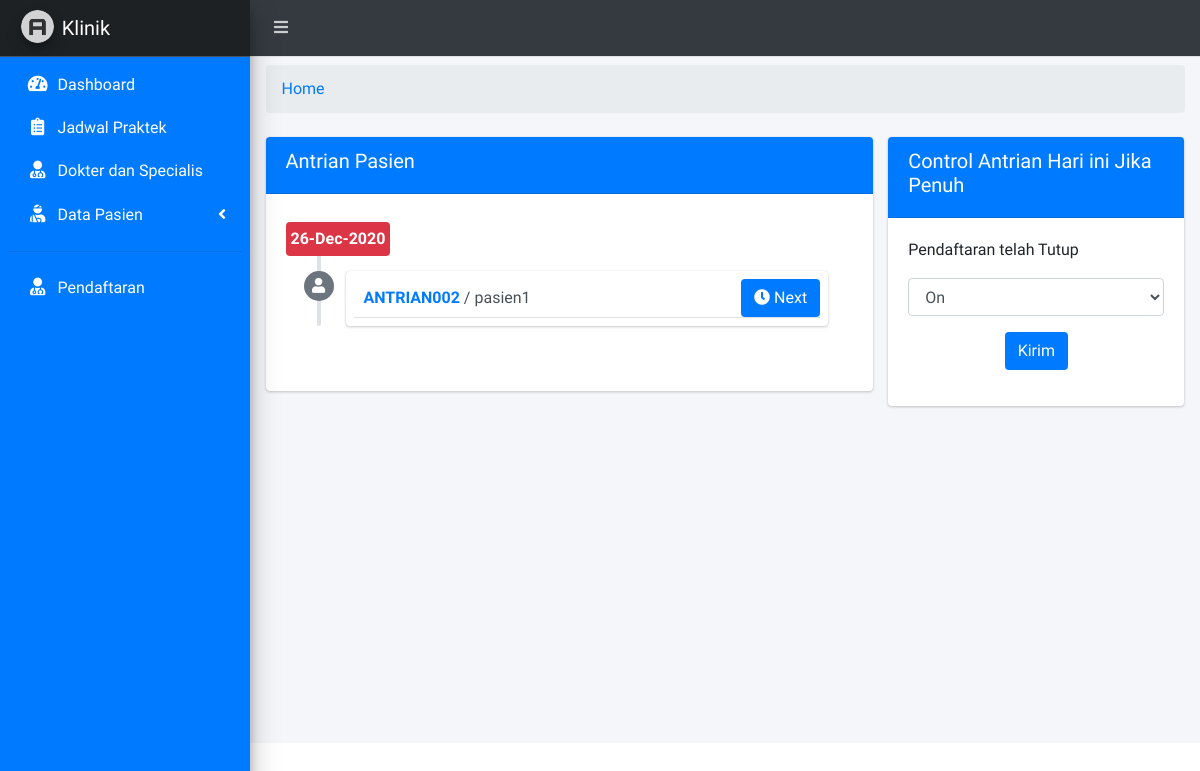
Before: /staff.php with the older database file.
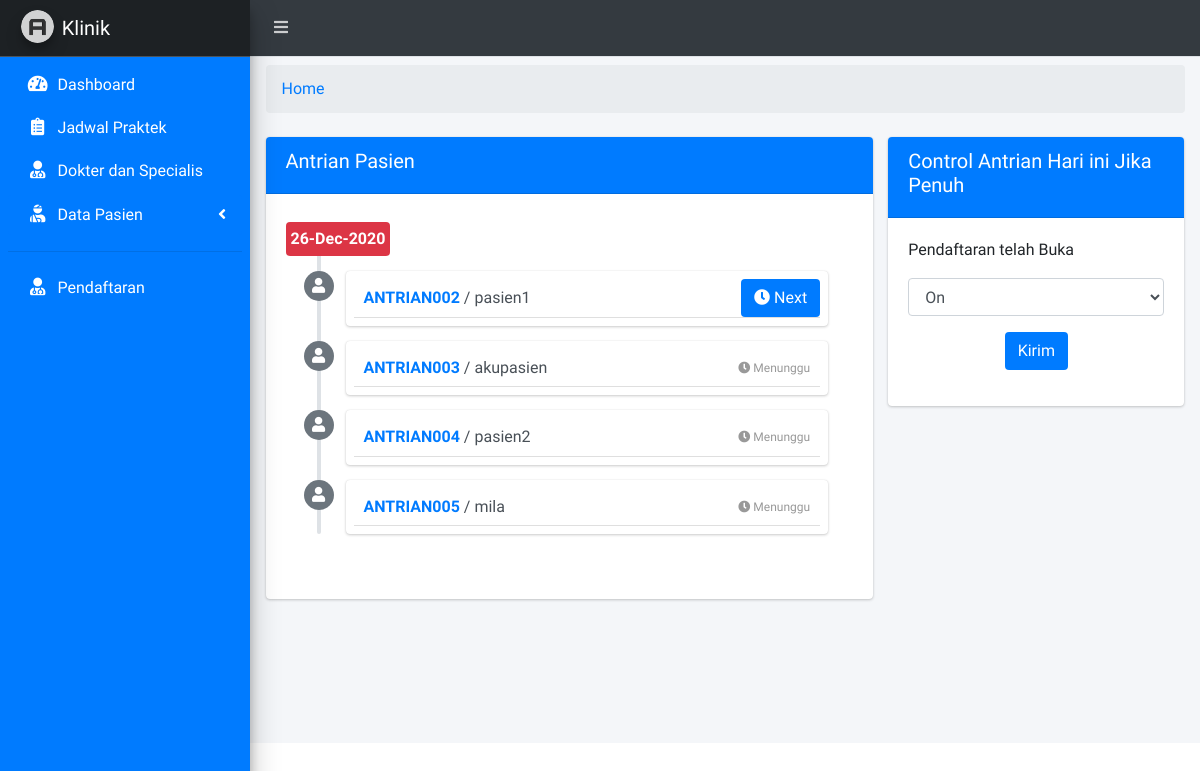
After: the same page with the newer database file.
### tables this page shows
CREATE TABLE `tb_pasien` (
  `id_pasien` char(15) NOT NULL,
  `id_dokter` char(15) NOT NULL,
  `id_user` char(15) NOT NULL,
  `no_antrian` char(16) NOT NULL,
  `no_rekam_medis` char(16) NOT NULL,
  `waktu` varchar(225) NOT NULL,
  `hari_periksa` varchar(225) NOT NULL,
  `nomor_antri` char(16) NOT NULL
);

CREATE TABLE `tb_user` (
  `id_user` char(15) NOT NULL,
  `username` varchar(50) NOT NULL,
  `password` varchar(225) NOT NULL,
  `confirm_password` varchar(225) NOT NULL,
  `nama_user` varchar(30) NOT NULL,
  `jenis_kelamin` varchar(10) NOT NULL,
  `gol_darah` varchar(10) NOT NULL,
  `tempat_lahir` varchar(100) NOT NULL,
  `tanggal_lahir` varchar(225) NOT NULL,
  `agama` varchar(10) NOT NULL,
  `tgl_masuk` varchar(225) NOT NULL
);

CREATE TABLE `tb_control` (
  `id` int(15) NOT NULL,
  `status` varchar(15) NOT NULL
);

### page/staff/home_staff.php (the view, shortened to what this page needs)
<div class="row">
  <div class="col-sm-12">
    <ol class="breadcrumb mt-2">
          <li class="breadcrumb-item active"><a href="#">Home</a></li>
        </ol>
  </div>
</div>
<div class="row">
  <div class="col-sm-8">
    <div class="card mt-2 m-0">
      <div class="card-header bg-blue">
        <h5>Antrian Pasien</h5>
      </div>
      <div class="card-body">
    <div class="timeline mt-2">
      <div class="time-label">
        <?php
        $tgl = date('d-M-Y');
        ?>
        <span class="bg-red"><?= $tgl; ?></span>
      </div>
      <?php
      $sqlpasien = mysqli_query($koneksi, "SELECT * FROM tb_pasien X INNER JOIN tb_user Y ON y.id_user = x.id_user WHERE nomor_antri != '' ORDER BY nomor_antri ASC");
      while ($pasien = mysqli_fetch_array($sqlpasien)) { ?>
        <div>
            <i class="fas fa-user bg-gray"></i>
          <div class="timeline-item p-2">
            <?php
            $minantri = mysqli_query($koneksi, "SELECT MIN(nomor_antri) as antri FROM tb_pasien WHERE nomor_antri != ''");
            $cek = mysqli_fetch_array($minantri);
            if ($pasien['nomor_antri'] == $cek['antri']) { ?>
              <a href="page/staff/proses/delete_nomorantri.php?id=<?= $pasien['id_pasien']; ?>" class="btn bg-blue float-right" onclick="return confirm('Annda akan melanjutkan antrian!')"><i class="fas fa-clock"></i> Next</a>
            <?php }else{
              echo '<span class="time"><i class="fas fa-clock"></i> Menunggu</span>';
            }
            ?>
            <h3 class="timeline-header no-border"><a href="#"><?= $pasien['nomor_antri']; ?></a> / <?= $pasien['nama_user']; ?></h3>
          </div>
        </div>
      <?php }
      ?>
    </div>
      </div>
    </div>
  </div>
  <div class="col-sm-4">
    <div class="card mt-2">
      <div class="card-header bg-blue">
        <h5>Control Antrian Hari ini Jika Penuh</h5>
      </div>
      <div class="card-body">
        <div class="form-group">
          <?php
          $sqlon = mysqli_query($koneksi, "SELECT * FROM tb_control");
          $sqloff = mysqli_fetch_array($sqlon);
            if ($sqloff['status'] == 'On') {
              $isi = "Pendaftaran telah Buka";
            }else{
              $isi = 'Pendaftaran telah Tutup';
            }
            echo "<p>".$isi."</p>";
          ?>
        </div>
        <form action="" method="POST">
          <div class="form-group">
            <select class="form-control" name="onoff">
              <?php
              $panel = array('On','Off');
              foreach ($panel as $key) {
                if ($key == $sqloff['status']) {
                 $select = 'selected';
                }else{
                  $select = '';
                }
                echo "<option value='".$key."' ".$select.">".$key."</option>";
              }
              ?>
            </select>
          </div>
          <div class="form-group text-center">
            <button type="submit" class="btn bg-blue">Kirim</button>
          </div>
        </form>
      </div>
    </div>
  </div>
</div>

Changed rows visible on the page:
now on this page (row edited): tb_pasien: shows "Menunggu", nomor_antri "ANTRIAN003", id_user.nama_user "akupasien"
now on this page (row edited): tb_pasien: shows "Menunggu", nomor_antri "ANTRIAN004", id_user.nama_user "pasien2"
added tb_pasien: shows "Menunggu", nomor_antri "ANTRIAN005", id_user.nama_user "mila"
added tb_control: status "Pendaftaran telah Buka"
Other visible differences:
$isi: "Pendaftaran telah Tutup" → (not shown)
